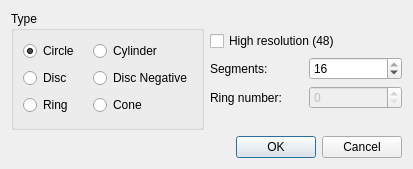
<?xml version="1.0" encoding="UTF-8"?>
<ui version="4.0">
 <class>GeneratePrimitiveDialog</class>
 <widget class="QDialog" name="GeneratePrimitiveDialog">
  <property name="geometry">
   <rect>
    <x>0</x>
    <y>0</y>
    <width>413</width>
    <height>169</height>
   </rect>
  </property>
  <property name="windowTitle">
   <string>Generate Primitive</string>
  </property>
  <layout class="QVBoxLayout" name="verticalLayout">
   <item>
    <layout class="QHBoxLayout" name="horizontalLayout" stretch="0,0">
     <item>
      <layout class="QVBoxLayout" name="verticalLayout_6">
       <item>
        <widget class="QGroupBox" name="groupbox">
         <property name="sizePolicy">
          <sizepolicy hsizetype="Preferred" vsizetype="Preferred">
           <horstretch>0</horstretch>
           <verstretch>0</verstretch>
          </sizepolicy>
         </property>
         <property name="title">
          <string>Type</string>
         </property>
         <layout class="QGridLayout" name="gridLayout_3">
          <item row="1" column="0">
           <widget class="QRadioButton" name="typeCircle">
            <property name="text">
             <string>Circle</string>
            </property>
            <property name="checked">
             <bool>true</bool>
            </property>
            <property name="autoRepeat">
             <bool>false</bool>
            </property>
           </widget>
          </item>
          <item row="1" column="1">
           <widget class="QRadioButton" name="typeCylinder">
            <property name="text">
             <string>Cylinder</string>
            </property>
           </widget>
          </item>
          <item row="2" column="0">
           <widget class="QRadioButton" name="typeDisc">
            <property name="text">
             <string>Disc</string>
            </property>
           </widget>
          </item>
          <item row="2" column="1">
           <widget class="QRadioButton" name="typeDiscNegative">
            <property name="text">
             <string>Disc Negative</string>
            </property>
           </widget>
          </item>
          <item row="3" column="0">
           <widget class="QRadioButton" name="typeRing">
            <property name="text">
             <string>Ring</string>
            </property>
           </widget>
          </item>
          <item row="3" column="1">
           <widget class="QRadioButton" name="typeCone">
            <property name="text">
             <string>Cone</string>
            </property>
           </widget>
          </item>
         </layout>
        </widget>
       </item>
      </layout>
     </item>
     <item>
      <layout class="QVBoxLayout" name="verticalLayout_2">
       <item>
        <spacer name="verticalSpacer_2">
         <property name="orientation">
          <enum>Qt::Vertical</enum>
         </property>
         <property name="sizeHint" stdset="0">
          <size>
           <width>20</width>
           <height>40</height>
          </size>
         </property>
        </spacer>
       </item>
       <item>
        <widget class="QCheckBox" name="highResolution">
         <property name="text">
          <string>High resolution (48)</string>
         </property>
        </widget>
       </item>
       <item>
        <layout class="QGridLayout" name="gridLayout_2">
         <item row="0" column="0">
          <widget class="QLabel" name="label">
           <property name="text">
            <string>Segments:</string>
           </property>
          </widget>
         </item>
         <item row="1" column="0">
          <widget class="QLabel" name="label_2">
           <property name="text">
            <string>Ring number:</string>
           </property>
          </widget>
         </item>
         <item row="0" column="1">
          <widget class="QSpinBox" name="segments">
           <property name="minimum">
            <number>1</number>
           </property>
           <property name="maximum">
            <number>16</number>
           </property>
           <property name="value">
            <number>16</number>
           </property>
          </widget>
         </item>
         <item row="1" column="1">
          <widget class="QSpinBox" name="ringNumber">
           <property name="enabled">
            <bool>false</bool>
           </property>
          </widget>
         </item>
        </layout>
       </item>
       <item>
        <spacer name="verticalSpacer">
         <property name="orientation">
          <enum>Qt::Vertical</enum>
         </property>
         <property name="sizeHint" stdset="0">
          <size>
           <width>20</width>
           <height>40</height>
          </size>
         </property>
        </spacer>
       </item>
      </layout>
     </item>
    </layout>
   </item>
   <item>
    <widget class="QDialogButtonBox" name="buttonBox">
     <property name="orientation">
      <enum>Qt::Horizontal</enum>
     </property>
     <property name="standardButtons">
      <set>QDialogButtonBox::Cancel|QDialogButtonBox::Ok</set>
     </property>
    </widget>
   </item>
  </layout>
 </widget>
 <resources/>
 <connections>
  <connection>
   <sender>buttonBox</sender>
   <signal>accepted()</signal>
   <receiver>GeneratePrimitiveDialog</receiver>
   <slot>accept()</slot>
   <hints>
    <hint type="sourcelabel">
     <x>254</x>
     <y>140</y>
    </hint>
    <hint type="destinationlabel">
     <x>157</x>
     <y>146</y>
    </hint>
   </hints>
  </connection>
  <connection>
   <sender>buttonBox</sender>
   <signal>rejected()</signal>
   <receiver>GeneratePrimitiveDialog</receiver>
   <slot>reject()</slot>
   <hints>
    <hint type="sourcelabel">
     <x>322</x>
     <y>140</y>
    </hint>
    <hint type="destinationlabel">
     <x>286</x>
     <y>146</y>
    </hint>
   </hints>
  </connection>
  <connection>
   <sender>typeCircle</sender>
   <signal>clicked(bool)</signal>
   <receiver>ringNumber</receiver>
   <slot>setDisabled(bool)</slot>
   <hints>
    <hint type="sourcelabel">
     <x>45</x>
     <y>41</y>
    </hint>
    <hint type="destinationlabel">
     <x>305</x>
     <y>86</y>
    </hint>
   </hints>
  </connection>
  <connection>
   <sender>typeCylinder</sender>
   <signal>clicked(bool)</signal>
   <receiver>ringNumber</receiver>
   <slot>setDisabled(bool)</slot>
   <hints>
    <hint type="sourcelabel">
     <x>109</x>
     <y>42</y>
    </hint>
    <hint type="destinationlabel">
     <x>287</x>
     <y>86</y>
    </hint>
   </hints>
  </connection>
  <connection>
   <sender>typeDisc</sender>
   <signal>clicked(bool)</signal>
   <receiver>ringNumber</receiver>
   <slot>setDisabled(bool)</slot>
   <hints>
    <hint type="sourcelabel">
     <x>49</x>
     <y>66</y>
    </hint>
    <hint type="destinationlabel">
     <x>287</x>
     <y>87</y>
    </hint>
   </hints>
  </connection>
  <connection>
   <sender>typeDiscNegative</sender>
   <signal>clicked(bool)</signal>
   <receiver>ringNumber</receiver>
   <slot>setDisabled(bool)</slot>
   <hints>
    <hint type="sourcelabel">
     <x>121</x>
     <y>58</y>
    </hint>
    <hint type="destinationlabel">
     <x>288</x>
     <y>83</y>
    </hint>
   </hints>
  </connection>
  <connection>
   <sender>typeRing</sender>
   <signal>clicked(bool)</signal>
   <receiver>ringNumber</receiver>
   <slot>setEnabled(bool)</slot>
   <hints>
    <hint type="sourcelabel">
     <x>45</x>
     <y>90</y>
    </hint>
    <hint type="destinationlabel">
     <x>301</x>
     <y>86</y>
    </hint>
   </hints>
  </connection>
  <connection>
   <sender>typeCone</sender>
   <signal>clicked(bool)</signal>
   <receiver>ringNumber</receiver>
   <slot>setEnabled(bool)</slot>
   <hints>
    <hint type="sourcelabel">
     <x>111</x>
     <y>89</y>
    </hint>
    <hint type="destinationlabel">
     <x>302</x>
     <y>85</y>
    </hint>
   </hints>
  </connection>
 </connections>
 <slots>
  <slot>enableRingNumber()</slot>
 </slots>
</ui>
